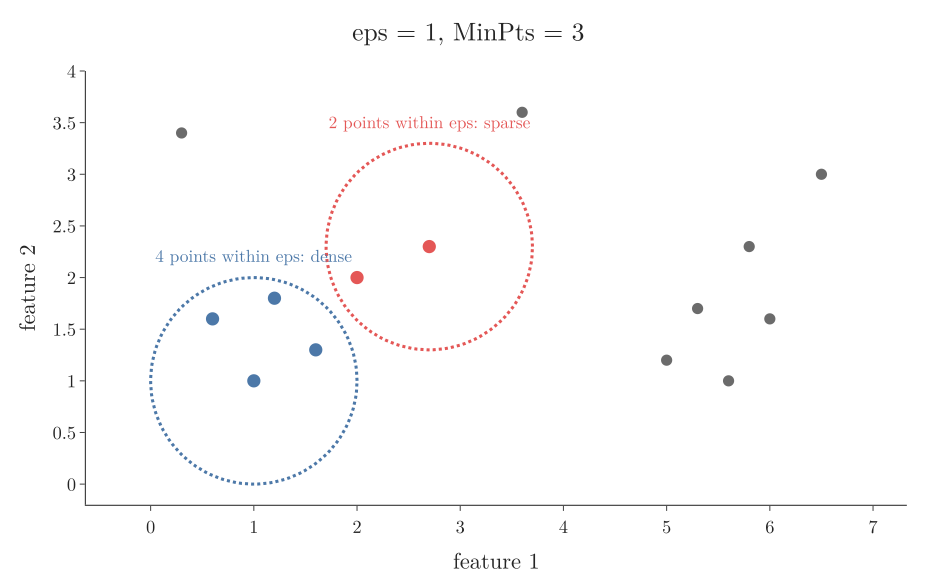

Recreate this plot in Python.
"""Section 5's example on the Note's 14 points (toy_points.py) with eps = 1 and MinPts = 3: the circle of radius eps
around (1, 1) holds 4 points, itself included, so the region is dense; the circle around (2.7, 2.3) holds 2, so it
is sparse. Plotly."""
from pathlib import Path
import numpy as np
import plotly.graph_objects as go
from scipy.spatial.distance import cdist
from toy_points import X, EPS

here = Path(__file__).parent
FONT = dict(family="Latin Modern Roman", size=18)
D = cdist(X, X)
count = (D <= EPS).sum(1)
assert count[0] == 4 and count[5] == 2
th = np.linspace(0, 2 * np.pi, 120)
fig = go.Figure()
fig.add_scatter(x=X[:, 0], y=X[:, 1], mode="markers", marker=dict(size=11, color="#6B6B6B"), showlegend=False)
for i, col, word in ((0, "#4C78A8", "dense"), (5, "#E45756", "sparse")):
    fig.add_scatter(x=X[i, 0] + EPS * np.cos(th), y=X[i, 1] + EPS * np.sin(th), mode="lines", line=dict(color=col, width=3, dash="dot"),
                    showlegend=False)
    inside = D[i] <= EPS
    fig.add_scatter(x=X[inside, 0], y=X[inside, 1], mode="markers", marker=dict(size=13, color=col), showlegend=False)
    fig.add_annotation(x=X[i, 0], y=X[i, 1] + EPS + 0.08, text=f"{count[i]} points within eps: {word}", showarrow=False,
                       font=dict(size=17, color=col), yanchor="bottom")
fig.update_layout(template="simple_white", width=900, height=560, font=FONT, title=dict(text="eps = 1, MinPts = 3", x=0.5),
                  xaxis=dict(range=[-0.5, 7.2], title="feature 1"), yaxis=dict(range=[-0.2, 4.0], title="feature 2", scaleanchor="x"),
                  margin=dict(l=60, r=20, t=60, b=60))
fig.write_image(here / "eps_count.png", scale=2)
fig.write_image(here / "eps_count.pdf")
